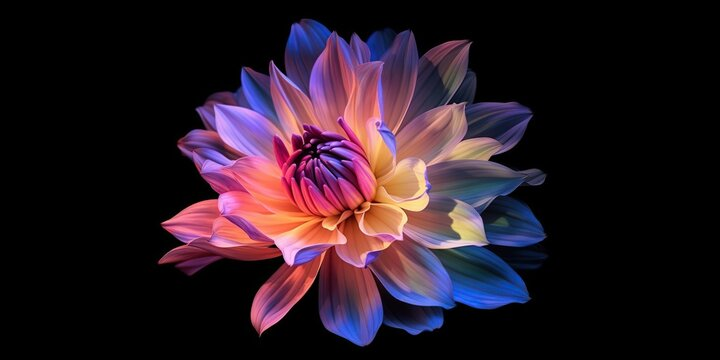
#> input picture Week2/flower2.jpg, 720 x 360 px
$ python Q3.py
#> lines starting #> are read from the running program, lines starting #| are printed output that depends on the picture
import cv2

img=cv2.imread('flower2.jpg')
#> img is the input picture: shape (360, 720, 3); mean B, G, R 36.1, 26.1, 42.2
print(img.shape)
#| (360, 720, 3)
cropped=img[15:352,147:563]
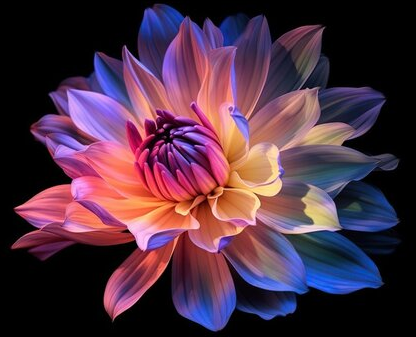
#> cropped: shape (337, 416, 3); mean B, G, R 66.7, 48.2, 78.1
resized=cv2.resize(img,(360,180),interpolation=cv2.INTER_LINEAR)
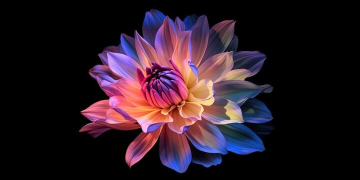
#> resized: shape (180, 360, 3); mean B, G, R 36.1, 26.1, 42.3
cv2.imshow('Cropped',cropped)
cv2.imshow('Orignal',img)
cv2.imshow('Resized',resized)
cv2.waitKey(0)
cv2.destroyAllWindows()

$ run again, with Week2/flower.jpg copied over Week2/flower2.jpg
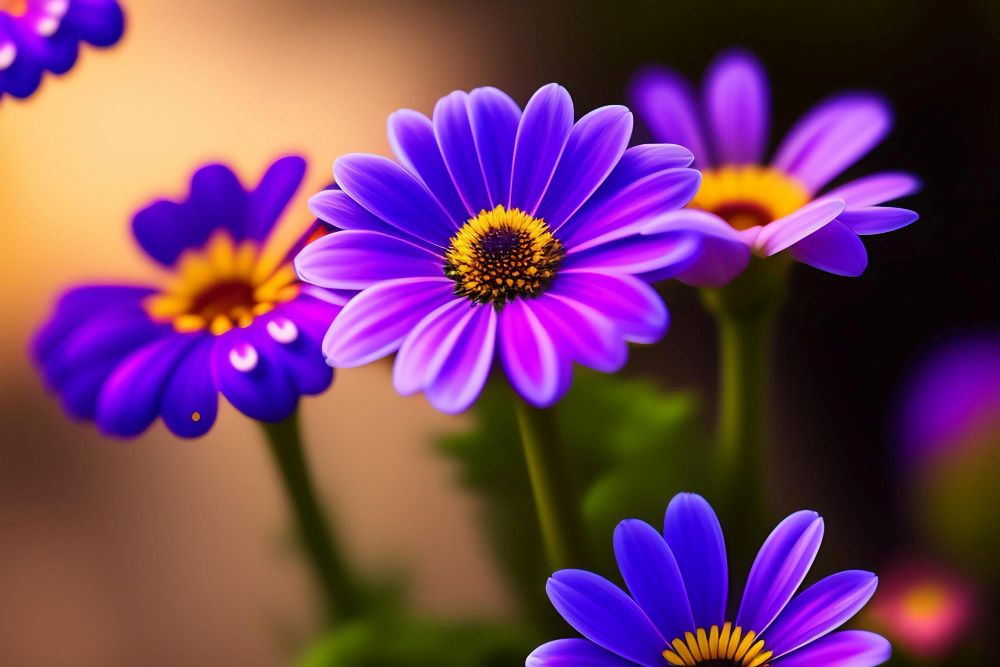
#> input picture Week2/flower.jpg, 1000 x 667 px
#> img is the input picture: shape (667, 1000, 3); mean B, G, R 99, 63.6, 115.5
#| (667, 1000, 3)
#> `cropped=img[15:352,147:563]`:
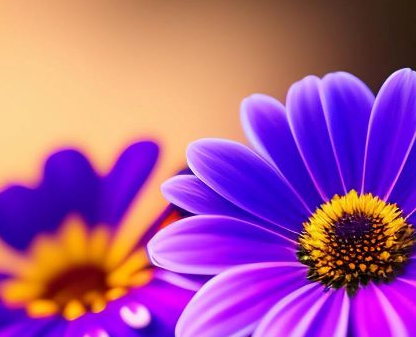
#> cropped: shape (337, 416, 3); mean B, G, R 151, 88.2, 167.5
#> `resized=cv2.resize(img,(360,180),interpolation=cv2.INTER_LINEAR)`:
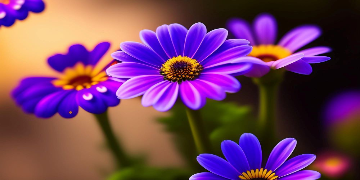
#> resized: shape (180, 360, 3); mean B, G, R 98.9, 63.6, 115.4

$ run again, with Week2/flower1.png saved as Week2/flower2.jpg
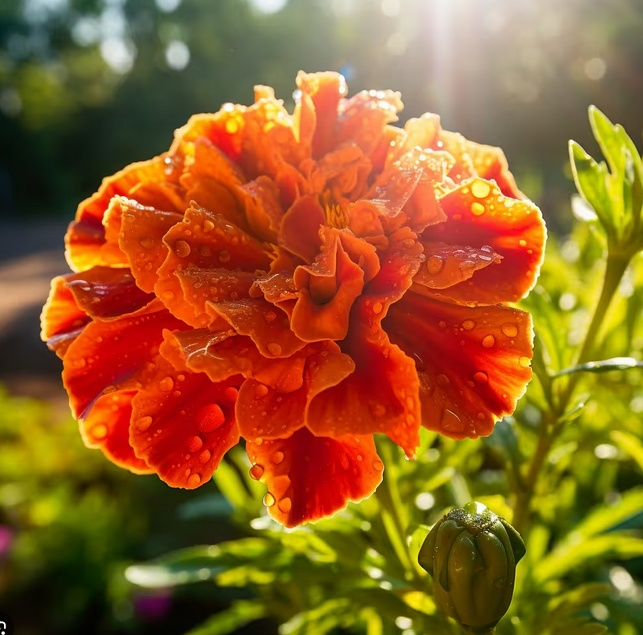
#> input picture Week2/flower1.png, 643 x 635 px
#> img is the input picture: shape (635, 643, 3); mean B, G, R 40.1, 95.9, 146.9
#| (635, 643, 3)
#> `cropped=img[15:352,147:563]`:
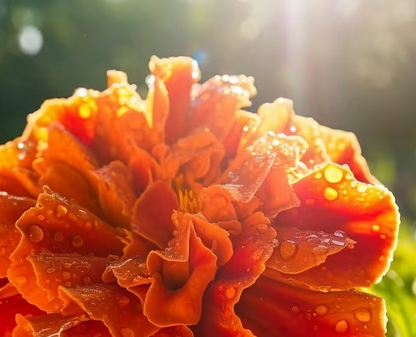
#> cropped: shape (337, 416, 3); mean B, G, R 64.4, 104, 181.3
#> `resized=cv2.resize(img,(360,180),interpolation=cv2.INTER_LINEAR)`:
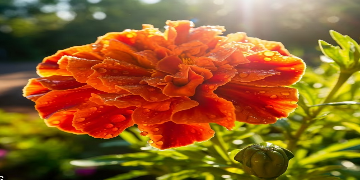
#> resized: shape (180, 360, 3); mean B, G, R 40, 95.8, 146.8
